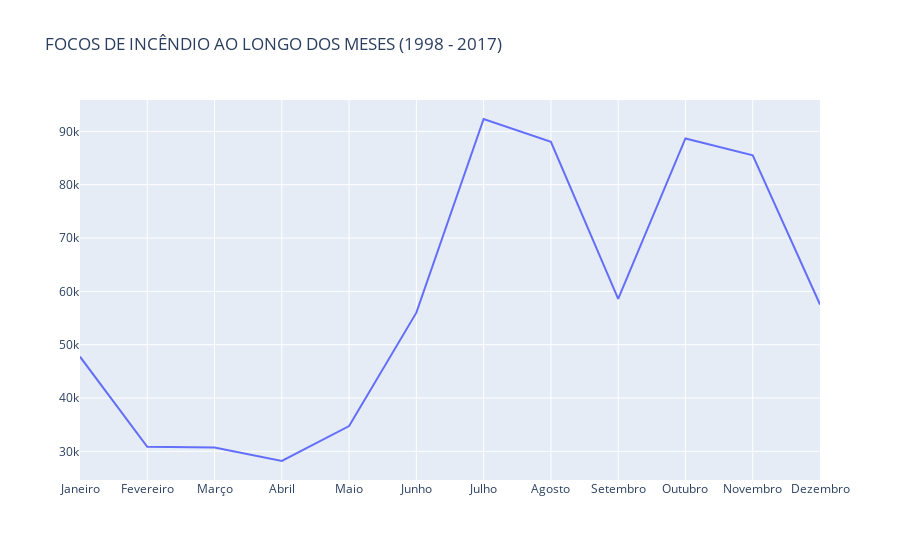

Write notebook code for a chart like this one.
### Markdown cell above
### 2. Em quais meses ocorreram mais incêndios?

### Code cell
df2 = df[['month', 'number']].groupby('month', sort=False).sum().reset_index()


fig = px.line(df2, 'month', 'number',
              title='FOCOS DE INCÊNDIO AO LONGO DOS MESES (1998 - 2017)',
              labels={
                 "number": " ",
                 "month": " "
                 })

fig.show()
df[['month', 'number']].groupby('month').sum().sort_values('number', ascending=False).reset_index().head()

### Figure 1 — Plotly figure (JSON) as saved in the notebook; plotly's stock layout.template omitted (floating-point values rounded to 4 significant figures)
{"data": [{"hovertemplate": " =%{y}<extra></extra>", "legendgroup": "", "line": {"color": "#636efa", "dash": "solid"}, "marker": {"symbol": "circle"}, "mode": "lines", "name": "", "orientation": "v", "showlegend": false, "type": "scatter", "x": ["Janeiro", "Fevereiro", "Março", "Abril", "Maio", "Junho", "Julho", "Agosto", "Setembro", "Outubro", "Novembro", "Dezembro"], "xaxis": "x", "y": [47750.0, 30850.0, 30720.0, 28190.0, 34730.0, 56010.0, 92330.0, 88050.0, 58580.0, 88680.0, 85510.0, 57540.0], "yaxis": "y"}], "layout": {"legend": {"tracegroupgap": 0}, "title": {"text": "FOCOS DE INCÊNDIO AO LONGO DOS MESES (1998 - 2017)"}, "xaxis": {"anchor": "y", "domain": [0, 1], "title": {"text": " "}}, "yaxis": {"anchor": "x", "domain": [0, 1], "title": {"text": " "}}}}
